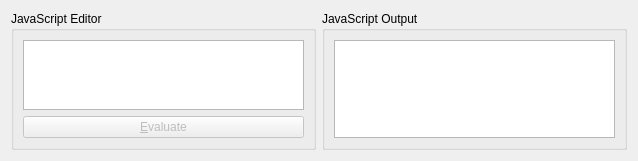
<?xml version="1.0" encoding="UTF-8"?>
<ui version="4.0">
 <class>JavaScriptConsole</class>
 <widget class="QWidget" name="JavaScriptConsole">
  <property name="geometry">
   <rect>
    <x>0</x>
    <y>0</y>
    <width>638</width>
    <height>160</height>
   </rect>
  </property>
  <property name="windowTitle">
   <string>Form</string>
  </property>
  <layout class="QGridLayout" name="gridLayout_3">
   <item row="0" column="0">
    <widget class="QGroupBox" name="groupBox">
     <property name="title">
      <string>JavaScript Editor</string>
     </property>
     <layout class="QGridLayout" name="gridLayout">
      <item row="0" column="0">
       <widget class="QTextEdit" name="txeJavaScript"/>
      </item>
      <item row="1" column="0">
       <widget class="QPushButton" name="psbJSEvaluate">
        <property name="enabled">
         <bool>false</bool>
        </property>
        <property name="text">
         <string>&amp;Evaluate</string>
        </property>
       </widget>
      </item>
     </layout>
    </widget>
   </item>
   <item row="0" column="1">
    <widget class="QGroupBox" name="groupBox_2">
     <property name="title">
      <string>JavaScript Output</string>
     </property>
     <layout class="QGridLayout" name="gridLayout_2">
      <item row="0" column="0">
       <widget class="QTextEdit" name="txeJavaScriptEvaluation">
        <property name="readOnly">
         <bool>true</bool>
        </property>
       </widget>
      </item>
     </layout>
    </widget>
   </item>
  </layout>
 </widget>
 <resources/>
 <connections/>
</ui>
